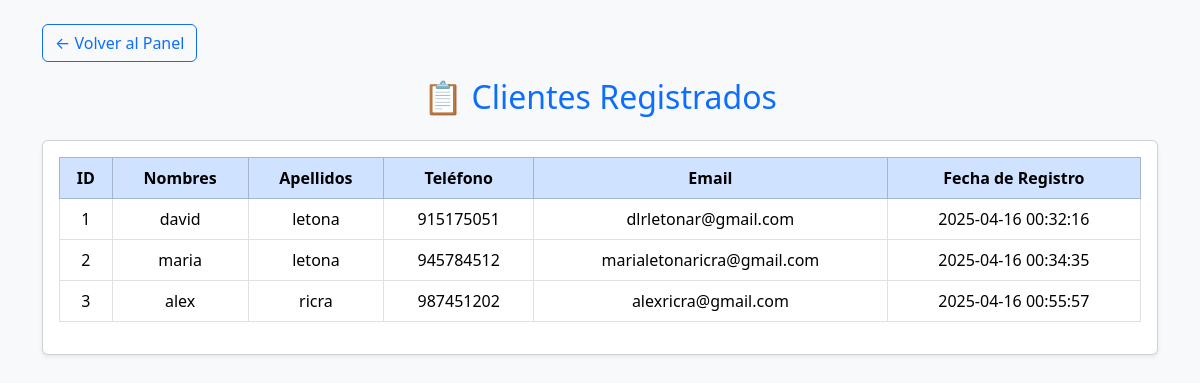
/admin/gestion_clientes.php (signed in), run on the app's committed database.
### tables this page shows
CREATE TABLE `clientes` (
  `id_cliente` int(11) NOT NULL,
  `nombres` varchar(100) NOT NULL,
  `apellidos` varchar(100) NOT NULL,
  `telefono` varchar(20) DEFAULT NULL,
  `email` varchar(100) NOT NULL,
  `password` varchar(255) NOT NULL,
  `fecha_registro` datetime NOT NULL DEFAULT current_timestamp()
);

### admin/gestion_clientes.php (the view, shortened to what this page needs)
<?php
require_once '../includes/db_connection.php';
try {
    $sql = "SELECT * FROM clientes";
    $stmt = $pdo->prepare($sql);
    $stmt->execute();
    $clientes = $stmt->fetchAll(PDO::FETCH_ASSOC);
} catch (PDOException $e) {
    die("Error al obtener los clientes: " . $e->getMessage());
}
?>
<!DOCTYPE html>
<html lang="es">
<head>
    <link href="https://cdn.jsdelivr.net/npm/bootstrap@5.3.3/dist/css/bootstrap.min.css" rel="stylesheet">
</head>
<body class="bg-light">
<div class="container mt-4">
    <a href="panel_admin.php" class="btn btn-outline-primary mb-3">← Volver al Panel</a>
    <h2 class="mb-4 text-primary text-center">📋 Clientes Registrados</h2>
    <div class="card p-3 shadow-sm">
        <table class="table table-bordered table-hover text-center">
            <thead class="table-primary">
                <tr>
                    <th>ID</th>
                    <th>Nombres</th>
                    <th>Apellidos</th>
                    <th>Teléfono</th>
                    <th>Email</th>
                    <th>Fecha de Registro</th>
                </tr>
            </thead>
            <tbody>
                <?php if (count($clientes) > 0): ?>
                    <?php foreach ($clientes as $cliente): ?>
                        <tr>
                            <td><?= $cliente['id_cliente'] ?></td>
                            <td><?= htmlspecialchars($cliente['nombres']) ?></td>
                            <td><?= htmlspecialchars($cliente['apellidos']) ?></td>
                            <td><?= $cliente['telefono'] ?? '—' ?></td>
                            <td><?= htmlspecialchars($cliente['email']) ?></td>
                            <td><?= $cliente['fecha_registro'] ?></td>
                        </tr>
                    <?php endforeach; ?>
                <?php else: ?>
                    <tr><td colspan="6" class="text-center">No hay clientes registrados.</td></tr>
                <?php endif; ?>
            </tbody>
        </table>
    </div>
</div>
</body>
</html>

### data on the page
clientes: id_cliente "1", nombres "david", apellidos "letona", telefono "915175051", email "dlrletonar@gmail.com", fecha_registro "2025-04-16 00:32:16"
clientes: id_cliente "2", nombres "maria", apellidos "letona", telefono "945784512", email "marialetonaricra@gmail.com", fecha_registro "2025-04-16 00:34:35"
clientes: id_cliente "3", nombres "alex", apellidos "ricra", telefono "987451202", email "alexricra@gmail.com", fecha_registro "2025-04-16 00:55:57"
